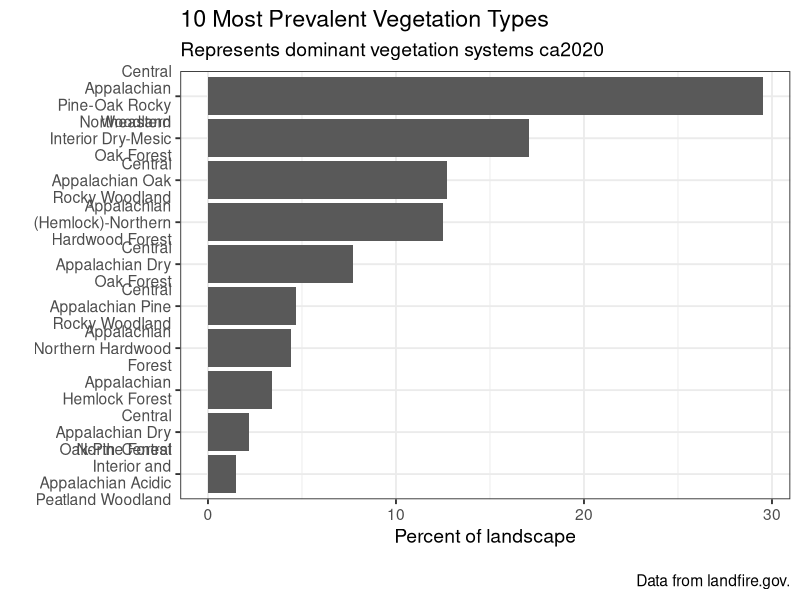
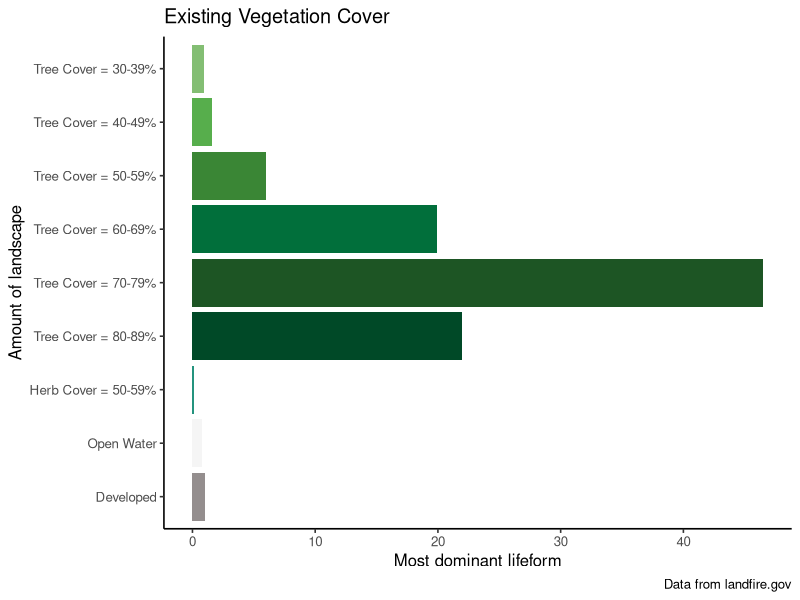
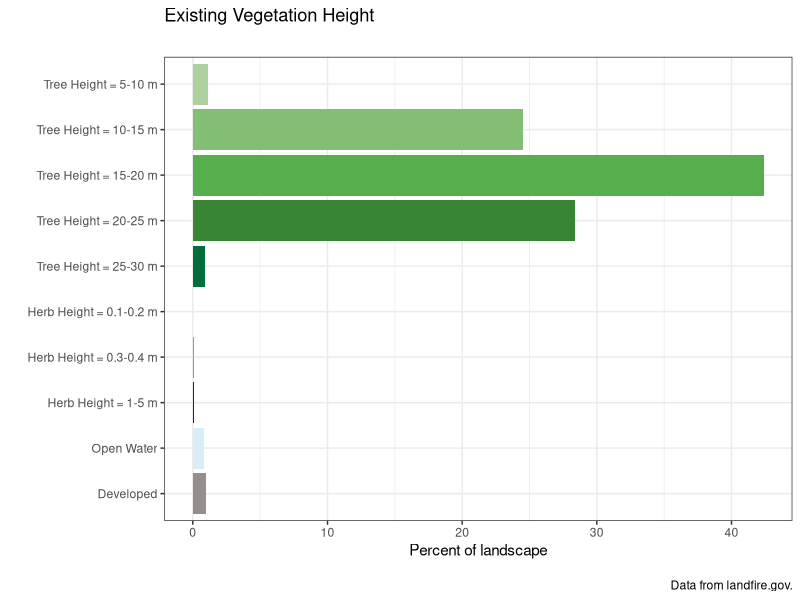

Recreate these plots in R, in order.
## ---- chunk 1
library(tidyverse)
## ---- chunk 2
evtname <- read.csv(file = "data/evt_aoi_attributes.csv") %>%
  group_by(EVT_NAME) %>%
  summarize(ACRES = sum(ACRES),
            REL_PERCENT = sum(REL_PERCENT)) %>%
  arrange(desc(REL_PERCENT)) %>%
  top_n(n = 10, wt = REL_PERCENT)

# plot
evtChart <-
  ggplot(data = evtname, aes(x = EVT_NAME, y = REL_PERCENT)) +
  geom_bar(stat = "identity") +
  labs(
    title = "10 Most Prevalent Vegetation Types",
    subtitle = "Represents dominant vegetation systems ca2020",
    caption = "\nData from landfire.gov.",
    x = "",
    y = "Percent of landscape") +
  scale_x_discrete(limits = rev(evtname$EVT_NAME),
                   labels = function(x) str_wrap(x, width = 18)) +
  coord_flip() +
  theme_bw(base_size = 14)

evtChart
## ---- chunk 3
evcname <- read.csv("data/evc_aoi_attributes.csv") %>% 
  mutate(type = if_else(Value %in% 11, "Open Water",
                                             if_else(Value %in% 12, "Snow / Ice",
                                                     if_else(Value %in% c(13:25), "Developed",
                                                             if_else(Value %in% 31, "Barren",
                                                                     if_else(Value %in% c(60:70), "Agriculture",
                                                                             if_else(Value %in% 32, "Quarries",
                                                                                     if_else(Value %in% 100, "Sparse Vegetation",
                                                                                             if_else(Value %in% c(101:199), "Tree",
                                                                                                     if_else(Value %in% c(201:299), "Shrub",
                                                                                                             if_else(Value %in% c(301:399), "Herb",
                                                                                                                     "Other")))))))))))



# create reverse substr() function
revSubstr <- function(x, start, stop) {
  x <- strsplit(x, "")
  sapply(x, 
         function(x) paste(rev(rev(x)[start:stop]), collapse = ""), 
         USE.NAMES = FALSE)  }

# create cover column based on 2nd and 3rd to last Values of classname
# if "Other" type, make 0
evcname <- evcname %>% mutate(cover = as.numeric(if_else(Value > 100,
                                                         revSubstr(evcname$CLASSNAMES, start = 2, stop = 3),
                                                         "0")))

# create bin breaks for grouping
breaks <- seq(0, 100, 10)
# create intervals for grouping and summarize
# also create factor order for "type"
evcgroup <- evcname %>%
  mutate(interval = cut(cover,
                        breaks, 
                        include.lowest = TRUE, 
                        right = T,
                        labels = c("0-9", "10-19", "20-29", "30-39", "40-49", "50-59", "60-69", "70-79", 
                                   "80-89", "90-100")),
         type = factor(type, levels = c("Tree", "Shrub", "Herb", "Open Water", "Snow / Ice", "Developed", "Agriculture", "Sparse Vegetation", "Barren", "Quarries", "Other"))) %>%
  group_by(type, interval) %>%
  summarize(COUNT = sum(Freq),
            acres = sum(ACRES),
            rel_percent = sum(REL_PERCENT))

# add label and legend names based on condition
evcgroup <- evcgroup %>% mutate(label = if_else(type %in% c("Tree", "Shrub", "Herb"),
                                                paste0(type, " Cover = ", interval, "%"), as.character(type)),
                                legend = if_else(type %in% c("Tree", "Shrub", "Herb", "Open Water"),
                                                 type, as.factor("Other")))

# turn current label order to factors
evclabel.list <- evcgroup$label
evcgroup <- evcgroup %>% mutate(label = fct_rev(factor(label, evclabel.list)))

# join in custom cols column to color bars by specific label

evc_group_cols <- read.csv("data/evc_group_acc.csv")

evcgroup <- left_join(evcgroup, evc_group_cols, by = "label")

evcgroup$label <- factor(evcgroup$label, levels = rev(evcgroup$label))

evcgroup <- evcgroup %>%
  filter(rel_percent > 0.01)

# plot
evcChart <-
  ggplot(data = evcgroup, aes(x = label, y = rel_percent, fill = colors)) +
  geom_bar(stat = "identity") +
  labs(
    title = "Existing Vegetation Cover",
    caption = "Data from landfire.gov",
    x = "Amount of landscape",
    y = "Most dominant lifeform") +
  scale_fill_identity() +
  coord_flip() +
  theme_classic(base_size = 12)+
  theme(legend.position = "none") 


evcChart


## ---- chunk 4


# load evh attribute table
evhname <- read.csv(file = "data/evh_aoi_attributes.csv") %>% 
  mutate(type = if_else(Value %in% 11, "Open Water",
                                             if_else(Value %in% 12, "Snow / Ice",
                                                     if_else(Value %in% c(13:25), "Developed",
                                                             if_else(Value %in% 31, "Barren",
                                                                     if_else(Value %in% c(60:70), "Agriculture",
                                                                             if_else(Value %in% 32, "Quarries",
                                                                                     if_else(Value %in% 100, "Sparse Vegetation",
                                                                                             if_else(Value %in% c(101:199), "Tree",
                                                                                                     if_else(Value %in% c(201:299), "Shrub",
                                                                                                             if_else(Value %in% c(301:399), "Herb",
                                                                                                                     "Other"))))))))))) %>%
  mutate(height_m = if_else(type %in% "Tree", (Value -100),
                            if_else(type %in% "Shrub", ((Value - 200) / 10),
                                    if_else(type %in% "Herb", ((Value - 300) / 10), 0))) %>%
           as.character() %>% as.numeric())

# create bin breaks for grouping
breaks <- c(0, 0.1, 0.2, 0.3, 0.4, 0.5, 0.6, 0.7, 0.8, 0.9, 1, 5, 10, 15, 20, 25, 30, 35, 40, 45, 50, 55, 60, 65, 70, 75, 80, 85, 90, 95, 100)

# create intervals for grouping and summarize
# also create factor order for "type"
evhgroup <- evhname %>%
  mutate(interval = cut(height_m,
                        breaks, 
                        include.lowest = TRUE, 
                        right = F,
                        labels = c("0", "0.1-0.2", "0.2-0.3", "0.3-0.4" ,"0.4-0.5", "0.5-0.6", "0.6-0.7", "0.7-0.8", "0.8-0.9", "0.9-1.0", "1-5", "5-10", "10-15", "15-20", "20-25", "25-30", "30-35", "35-40", "40-45", "45-50", "50-55", "55-60", "60-65", "65-70", "70-75", "75-80", "80-85", "85-90", "90-95", "95-100")),
         type = factor(type, levels = c("Tree", "Shrub", "Herb", "Open Water", "Snow / Ice", "Developed", "Agriculture", "Sparse Vegetation", "Barren", "Quarries", "Other"))) %>%
  group_by(type, interval) %>%
  summarise(COUNT = sum(Freq),
            acres = sum(ACRES),
            rel_percent = sum(REL_PERCENT))



# add label and legend names based on condition
evhgroup <- evhgroup %>% mutate(label = if_else(type %in% c("Tree", "Shrub", "Herb"),
                                                paste0(type, " Height = ", interval, " m"), as.character(type)),
                                legend = if_else(type %in% c("Tree", "Shrub", "Herb", "Open Water"),
                                                 type, as.factor("Other")))
# turn current label order to factors
evhlabel.list <- evhgroup$label
evhgroup <- evhgroup %>% mutate(label = fct_rev(factor(label, evhlabel.list)))


# join in custom cols column to color bars by specific label

evh_group_cols <- read.csv("data/evh_group_acc.csv")

evhgroup <- left_join(evhgroup, evh_group_cols, by = "label")

evhgroup$label <- factor(evhgroup$label, levels = rev(evhgroup$label))

evhgroup <- evhgroup %>%
  filter(rel_percent > 0.01)


# plot
evhChart <-
ggplot(data = evhgroup, aes(x = label, y = rel_percent, fill = colors)) +
  geom_bar(stat = "identity") +
  labs(
    title = "Existing Vegetation Height",
    subtitle = "",
    caption = "\nData from landfire.gov.",
    x = "",
    y = "Percent of landscape") +
  scale_fill_identity() +
  coord_flip() +
  theme_bw()

evhChart

